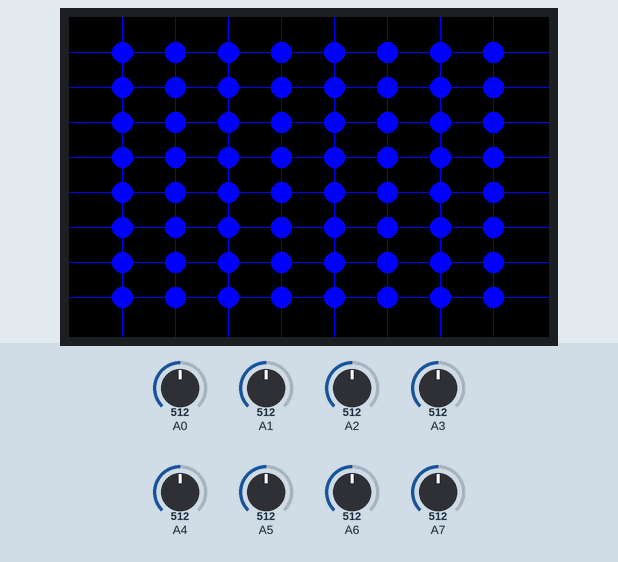
Simulated run of this sketch. Board: Arduino Uno, built with avr-gcc and run on an emulated ATmega328P. Shown: 480×320 colour display. The inputs (shaded band) are chosen by the test bench; at power-on: A0 = 512, A1 = 512, A2 = 512, A3 = 512, A4 = 512, A5 = 512, A6 = 512, A7 = 512. What the sketch prints to the serial monitor is not drawn.

Above: at 0.8 s.

The sketch:

pressure_sensor_display.ino
```cpp
#include "display.h"
#include "pressure_sensor.h"
void setup()
{
    Serial.begin(115200);

}

void loop()
{
  static lcd_display the_display;
  static pressure_sensor sensors;

  for(int i = 0; i < 16; i++)
  {
    //remove if statement for full display
    if(i==0 || i==1 || i==2 || i==8 || i==9)
    {
      sensors.measure(i);
      the_display.update_display(i, sensors.get_percent(i));
      Serial.print("|");
      Serial.print(i);
      Serial.print(":");
      Serial.print(sensors.get_voltage(i));
      Serial.print(":");
      Serial.print(sensors.get_percent(i));
      Serial.print("| \t");
    }
  }
  Serial.print("\n");

}
```

display.cpp
```cpp
#include "display.h"


lcd_display::lcd_display()
{
  tft = TFT_HX8357();
  tft.init();
  tft.setRotation(3);
  tft.setTextFont((int)0);
  reset();
}

void lcd_display::update_display(int fiber_index, double percent)
{
  if(fiber_index > 15 || fiber_index < 0)
  {
    return;
  }
  fibers_percent[fiber_index] = percent;
  //update_fibers();
  update_circles();
}

void lcd_display::update_fibers()
{
  unsigned int rgb_col = get_rgb_color(0.0);
  double percent = 0;

  for(int line = 0; line < 16; line ++)
  {
    //vertical lines
    if(line < 8)
    {
      if(get_rgb_color(fibers_percent[line]) != lines[line])
      {
          lines[line] = get_rgb_color(fibers_percent[line]);
          tft.drawFastVLine((line+1)*53, 0, 320, lines[line]);
          for(int j =0; j < 8; j++)
          {
            tft.fillCircle((line+1)*53, (j+1)*35, 10, circles[line][j]);
          }
      }
    }
    else //horizontal lines
    {
      if(get_rgb_color(fibers_percent[line]) != lines[line])
      {
          lines[line] = get_rgb_color(fibers_percent[line]);
          tft.drawFastHLine(0, 35*(line-7), 480, lines[line]);
          for(int i =0; i < 8; i++)
          {
            tft.fillCircle((i+1)*53, (line-7)*35, 10, circles[i][line-8]);
          }

      }
    }
  }
}

void lcd_display::update_circles()
{
  double percent = 0;
  for(int i = 0; i<8; i++)
  {
    for(int j = 0; j<8; j++)
    {
      if(fibers_percent[i] == 0 || fibers_percent[j+8] ==0)
      {
        percent = 0;
      }
      else
      {
        percent =( ( fibers_percent[i] + fibers_percent[j+8] ) /2);
      }
      if( get_rgb_color(percent) != circles[i][j])
      {
          circles[i][j] = get_rgb_color(percent);
          tft.fillCircle((i+1)*53, (j+1)*35, 10, circles[i][j]);
      }
     }
   }

}

void lcd_display::reset()
{
  tft.fillScreen(TFT_BLACK);
  for(int i = 0; i<16; i++)
  {
    fibers_percent[i] = 0;
    lines[i] = 0;
  }
  for(int i = 0; i<8; i++)
  {
    for(int j = 0; j<8; j++)
    {
      circles[i][j] = 0;
    }
  }
  update_fibers();
  update_circles();
}

unsigned int lcd_display::get_rgb_color(double percent)
{

  if(percent > 1.0 || percent < 0.0)
  {
    percent = 1;
  }
  unsigned int return_int = percent * 188;

  unsigned int return_rgb = 0;

  if(return_int < 64)
  {
    return_rgb = 31 + (return_int<<5);
  }
  else if(return_int < 95)
  {
    return_rgb = (63<<5) + (94-return_int);
  }
  else if(return_int < 126)
  {
    return_rgb =  (63<<5) + ((return_int - 94)<<11) ;
  }
  else if(return_int < 189)
  {
    return_rgb = (31<<11) + ((188 - return_int)<<5);
  }
  return return_rgb;
}
```

display.h
```cpp
#include <TFT_HX8357.h>
#include <User_Setup.h>


#ifndef DISPLAY_H
#define DISPLAY_H

#define FIBER_MAX_VAL 1023L

#include <TFT_HX8357.h>
#include "Arduino.h"

//this class handles the LCD display. lines represent the fibers and circles represent intersection between two fibers. the circles turn from blue to red with increasing pressure
class lcd_display
{
  public:
    //constructor
    lcd_display();

    //update display based on percent change in a fiber
    void update_display(int fiber_index, double percent);

    //reset display
    void reset();

  private:
    //tft class from library TFT_HX8357
    TFT_HX8357 tft;

    //stores percent change of fibers
    double fibers_percent[16];

    //stores color of lines
    unsigned int lines[16];

    //stores color of circles
    unsigned int circles[8][8];

    //convert percent to rgb color
    unsigned int get_rgb_color(double percent);

    //update color of circles
    void update_circles();

    //update color of lines
    void update_fibers();
};

#endif
```

pressure_sensor.cpp
```cpp
#include "pressure_sensor.h"

pressure_sensor::pressure_sensor()
{
  //initialize max voltages here
  max_voltage[0] = 36;
  max_voltage[1] = 15;//40
  max_voltage[2] = 15;//30
  max_voltage[3] = 1;
  max_voltage[4] = 1;
  max_voltage[5] = 1;
  max_voltage[6] = 1;
  max_voltage[7] = 1;
  max_voltage[8] = 200;
  max_voltage[9] = 206;
  max_voltage[10] = 1;
  max_voltage[11] = 1;
  max_voltage[12] = 1;
  max_voltage[13] = 1;
  max_voltage[14] = 1;
  max_voltage[15] = 1;
  max_voltage[16] = 1;
  max_voltage[17] = 1;

  reset();

}


void pressure_sensor::measure(int fiber_index)
{

    if(fiber_index < 0 || fiber_index > 15)
    {
      return;
    }

    double V_o = 0;

    for(int i = 0; i < 10; i++)
    {
      delay(1);
      V_o += analogRead(fiber_index);
    }
    V_o = V_o/(double)10.0;

    voltage[fiber_index] = V_o;
    percent_of_max_voltage[fiber_index] = (V_o - base_voltage[fiber_index])/max_voltage[fiber_index];

}

void pressure_sensor::reset()
{
  for(int i = 0; i < 16; i++)
  {
    voltage[i] = 0;
    base_voltage[i] = 0;
    percent_of_max_voltage[i] = 0;
  }
  calibrate();

}


int pressure_sensor::get_voltage(int fiber_index)
{
  if(fiber_index < 0 || fiber_index > 15)
  {
    return 0;
  }
  return voltage[fiber_index];
}

double pressure_sensor::get_percent(int fiber_index)
{
  if(fiber_index < 0 || fiber_index > 15)
  {
    return 0;
  }

  if(percent_of_max_voltage[fiber_index] < .35)
  {
    return .0;
  }
  else if(percent_of_max_voltage[fiber_index] < .50)
  {
    return .50;
  }
  else if(percent_of_max_voltage[fiber_index] < .65)
  {
    return .65;
  }
  else if(percent_of_max_voltage[fiber_index] < .80)
  {
    return .8;
  }
  else
  {
    return 1.0;
  }
  return 0;
}


void pressure_sensor::calibrate()
{

    Serial.print("start calibrate\n");
    for(int j = 0; j < 16; j++)
    {
      double V_o = 0;
      for(int i = 0; i < 100; i++)
      {
        delay(1);
        V_o += analogRead(j);
      }
      V_o = V_o/(double)100.0;
      base_voltage[j] = V_o;
    }
    Serial.print("end calibrate\n");
}
```

pressure_sensor.h
```cpp
#ifndef PRESSURE_SENSOR_H
#define PRESSURE_SENSOR_H

#define R_LOAD      1000000
#define V_I         1023

#include "Arduino.h"


//this class reads the analog pins and stores the voltage as a percent of a maximum voltage
class pressure_sensor
{
  public:
    //constructor
            pressure_sensor();

    //measure voltage of analog pin and compute % of voltage under max pressure
    void    measure(int fiber_index);

    //reset stored values and recalibrate
    void    reset();

    //output voltage of analog pin
    int     get_voltage(int fiber_index);

    //output % of voltage under max pressure
    double  get_percent(int fiber_index);

    //calibrate base voltage values
    void    calibrate();

  private:

    //stores voltages of analog pins
    int     voltage[16];

    //stores base voltages of analog pins. recalibrated automatically
    int     base_voltage[16];

    //stores max voltages. must be calibrated manually
    int     max_voltage[16];

    //stores % of max voltage
    double  percent_of_max_voltage[16];
};

#endif
```
